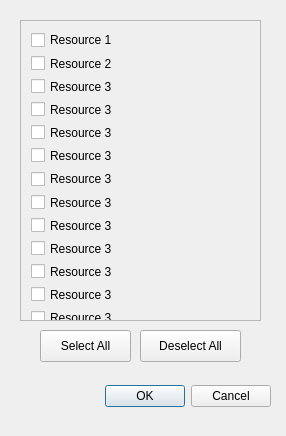
<?xml version="1.0" encoding="UTF-8"?>
<ui version="4.0">
 <class>ResourceSelection</class>
 <widget class="QDialog" name="ResourceSelection">
  <property name="geometry">
   <rect>
    <x>0</x>
    <y>0</y>
    <width>286</width>
    <height>436</height>
   </rect>
  </property>
  <property name="sizePolicy">
   <sizepolicy hsizetype="MinimumExpanding" vsizetype="MinimumExpanding">
    <horstretch>0</horstretch>
    <verstretch>0</verstretch>
   </sizepolicy>
  </property>
  <property name="windowTitle">
   <string>Dialog</string>
  </property>
  <property name="modal">
   <bool>true</bool>
  </property>
  <widget class="QDialogButtonBox" name="buttonBox">
   <property name="geometry">
    <rect>
     <x>-70</x>
     <y>380</y>
     <width>341</width>
     <height>32</height>
    </rect>
   </property>
   <property name="orientation">
    <enum>Qt::Horizontal</enum>
   </property>
   <property name="standardButtons">
    <set>QDialogButtonBox::Cancel|QDialogButtonBox::Ok</set>
   </property>
  </widget>
  <widget class="QScrollArea" name="scrollArea">
   <property name="geometry">
    <rect>
     <x>20</x>
     <y>20</y>
     <width>241</width>
     <height>301</height>
    </rect>
   </property>
   <property name="widgetResizable">
    <bool>true</bool>
   </property>
   <widget class="QWidget" name="scrollAreaWidgetContents">
    <property name="geometry">
     <rect>
      <x>0</x>
      <y>0</y>
      <width>237</width>
      <height>297</height>
     </rect>
    </property>
    <widget class="QWidget" name="layoutWidget">
     <property name="geometry">
      <rect>
       <x>10</x>
       <y>10</y>
       <width>94</width>
       <height>434</height>
      </rect>
     </property>
     <layout class="QVBoxLayout" name="verticalLayout">
      <item>
       <widget class="QCheckBox" name="checkBox">
        <property name="sizePolicy">
         <sizepolicy hsizetype="MinimumExpanding" vsizetype="Fixed">
          <horstretch>0</horstretch>
          <verstretch>0</verstretch>
         </sizepolicy>
        </property>
        <property name="text">
         <string>Resource 1</string>
        </property>
        <property name="checked">
         <bool>false</bool>
        </property>
       </widget>
      </item>
      <item>
       <widget class="QCheckBox" name="checkBox_2">
        <property name="sizePolicy">
         <sizepolicy hsizetype="MinimumExpanding" vsizetype="Fixed">
          <horstretch>0</horstretch>
          <verstretch>0</verstretch>
         </sizepolicy>
        </property>
        <property name="text">
         <string>Resource 2</string>
        </property>
       </widget>
      </item>
      <item>
       <widget class="QCheckBox" name="checkBox_4">
        <property name="sizePolicy">
         <sizepolicy hsizetype="MinimumExpanding" vsizetype="Fixed">
          <horstretch>0</horstretch>
          <verstretch>0</verstretch>
         </sizepolicy>
        </property>
        <property name="text">
         <string>Resource 3</string>
        </property>
       </widget>
      </item>
      <item>
       <widget class="QCheckBox" name="checkBox_5">
        <property name="sizePolicy">
         <sizepolicy hsizetype="MinimumExpanding" vsizetype="Fixed">
          <horstretch>0</horstretch>
          <verstretch>0</verstretch>
         </sizepolicy>
        </property>
        <property name="text">
         <string>Resource 3</string>
        </property>
       </widget>
      </item>
      <item>
       <widget class="QCheckBox" name="checkBox_7">
        <property name="sizePolicy">
         <sizepolicy hsizetype="MinimumExpanding" vsizetype="Fixed">
          <horstretch>0</horstretch>
          <verstretch>0</verstretch>
         </sizepolicy>
        </property>
        <property name="text">
         <string>Resource 3</string>
        </property>
       </widget>
      </item>
      <item>
       <widget class="QCheckBox" name="checkBox_6">
        <property name="sizePolicy">
         <sizepolicy hsizetype="MinimumExpanding" vsizetype="Fixed">
          <horstretch>0</horstretch>
          <verstretch>0</verstretch>
         </sizepolicy>
        </property>
        <property name="text">
         <string>Resource 3</string>
        </property>
       </widget>
      </item>
      <item>
       <widget class="QCheckBox" name="checkBox_9">
        <property name="sizePolicy">
         <sizepolicy hsizetype="MinimumExpanding" vsizetype="Fixed">
          <horstretch>0</horstretch>
          <verstretch>0</verstretch>
         </sizepolicy>
        </property>
        <property name="text">
         <string>Resource 3</string>
        </property>
       </widget>
      </item>
      <item>
       <widget class="QCheckBox" name="checkBox_18">
        <property name="sizePolicy">
         <sizepolicy hsizetype="MinimumExpanding" vsizetype="Fixed">
          <horstretch>0</horstretch>
          <verstretch>0</verstretch>
         </sizepolicy>
        </property>
        <property name="text">
         <string>Resource 3</string>
        </property>
       </widget>
      </item>
      <item>
       <widget class="QCheckBox" name="checkBox_11">
        <property name="sizePolicy">
         <sizepolicy hsizetype="MinimumExpanding" vsizetype="Fixed">
          <horstretch>0</horstretch>
          <verstretch>0</verstretch>
         </sizepolicy>
        </property>
        <property name="text">
         <string>Resource 3</string>
        </property>
       </widget>
      </item>
      <item>
       <widget class="QCheckBox" name="checkBox_19">
        <property name="sizePolicy">
         <sizepolicy hsizetype="MinimumExpanding" vsizetype="Fixed">
          <horstretch>0</horstretch>
          <verstretch>0</verstretch>
         </sizepolicy>
        </property>
        <property name="text">
         <string>Resource 3</string>
        </property>
       </widget>
      </item>
      <item>
       <widget class="QCheckBox" name="checkBox_16">
        <property name="sizePolicy">
         <sizepolicy hsizetype="MinimumExpanding" vsizetype="Fixed">
          <horstretch>0</horstretch>
          <verstretch>0</verstretch>
         </sizepolicy>
        </property>
        <property name="text">
         <string>Resource 3</string>
        </property>
       </widget>
      </item>
      <item>
       <widget class="QCheckBox" name="checkBox_17">
        <property name="sizePolicy">
         <sizepolicy hsizetype="MinimumExpanding" vsizetype="Fixed">
          <horstretch>0</horstretch>
          <verstretch>0</verstretch>
         </sizepolicy>
        </property>
        <property name="text">
         <string>Resource 3</string>
        </property>
       </widget>
      </item>
      <item>
       <widget class="QCheckBox" name="checkBox_15">
        <property name="sizePolicy">
         <sizepolicy hsizetype="MinimumExpanding" vsizetype="Fixed">
          <horstretch>0</horstretch>
          <verstretch>0</verstretch>
         </sizepolicy>
        </property>
        <property name="text">
         <string>Resource 3</string>
        </property>
       </widget>
      </item>
      <item>
       <widget class="QCheckBox" name="checkBox_14">
        <property name="sizePolicy">
         <sizepolicy hsizetype="MinimumExpanding" vsizetype="Fixed">
          <horstretch>0</horstretch>
          <verstretch>0</verstretch>
         </sizepolicy>
        </property>
        <property name="text">
         <string>Resource 3</string>
        </property>
       </widget>
      </item>
      <item>
       <widget class="QCheckBox" name="checkBox_13">
        <property name="sizePolicy">
         <sizepolicy hsizetype="MinimumExpanding" vsizetype="Fixed">
          <horstretch>0</horstretch>
          <verstretch>0</verstretch>
         </sizepolicy>
        </property>
        <property name="text">
         <string>Resource 3</string>
        </property>
       </widget>
      </item>
      <item>
       <widget class="QCheckBox" name="checkBox_12">
        <property name="sizePolicy">
         <sizepolicy hsizetype="MinimumExpanding" vsizetype="Fixed">
          <horstretch>0</horstretch>
          <verstretch>0</verstretch>
         </sizepolicy>
        </property>
        <property name="text">
         <string>Resource 3</string>
        </property>
       </widget>
      </item>
      <item>
       <widget class="QCheckBox" name="checkBox_10">
        <property name="sizePolicy">
         <sizepolicy hsizetype="MinimumExpanding" vsizetype="Fixed">
          <horstretch>0</horstretch>
          <verstretch>0</verstretch>
         </sizepolicy>
        </property>
        <property name="text">
         <string>Resource 3</string>
        </property>
       </widget>
      </item>
      <item>
       <widget class="QCheckBox" name="checkBox_8">
        <property name="sizePolicy">
         <sizepolicy hsizetype="MinimumExpanding" vsizetype="Fixed">
          <horstretch>0</horstretch>
          <verstretch>0</verstretch>
         </sizepolicy>
        </property>
        <property name="text">
         <string>Resource 3</string>
        </property>
       </widget>
      </item>
      <item>
       <widget class="QCheckBox" name="checkBox_3">
        <property name="sizePolicy">
         <sizepolicy hsizetype="MinimumExpanding" vsizetype="Fixed">
          <horstretch>0</horstretch>
          <verstretch>0</verstretch>
         </sizepolicy>
        </property>
        <property name="text">
         <string>Resource 3</string>
        </property>
       </widget>
      </item>
     </layout>
    </widget>
   </widget>
  </widget>
  <widget class="QPushButton" name="selectAllButton">
   <property name="geometry">
    <rect>
     <x>40</x>
     <y>330</y>
     <width>91</width>
     <height>32</height>
    </rect>
   </property>
   <property name="text">
    <string>Select All</string>
   </property>
  </widget>
  <widget class="QPushButton" name="deselectAllButton">
   <property name="geometry">
    <rect>
     <x>140</x>
     <y>330</y>
     <width>101</width>
     <height>32</height>
    </rect>
   </property>
   <property name="text">
    <string>Deselect All</string>
   </property>
  </widget>
 </widget>
 <resources/>
 <connections>
  <connection>
   <sender>buttonBox</sender>
   <signal>accepted()</signal>
   <receiver>ResourceSelection</receiver>
   <slot>accept()</slot>
   <hints>
    <hint type="sourcelabel">
     <x>248</x>
     <y>334</y>
    </hint>
    <hint type="destinationlabel">
     <x>157</x>
     <y>274</y>
    </hint>
   </hints>
  </connection>
  <connection>
   <sender>buttonBox</sender>
   <signal>rejected()</signal>
   <receiver>ResourceSelection</receiver>
   <slot>reject()</slot>
   <hints>
    <hint type="sourcelabel">
     <x>316</x>
     <y>340</y>
    </hint>
    <hint type="destinationlabel">
     <x>286</x>
     <y>274</y>
    </hint>
   </hints>
  </connection>
 </connections>
</ui>
